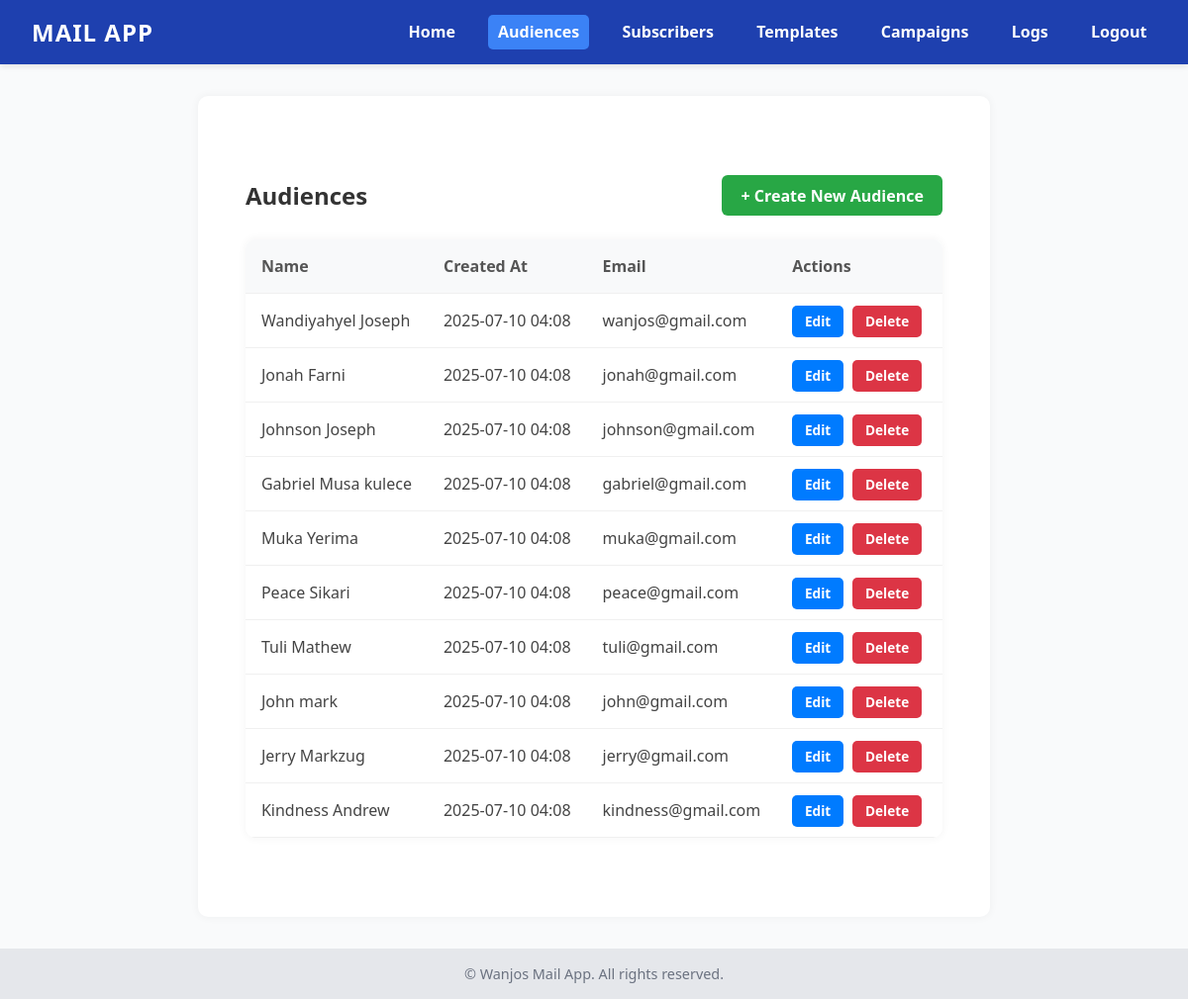
The page /audiences/ (signed in) on the database its author committed.
### sendemail/models.py (models this page shows, shortened)
class Audience(models.Model):
    user = models.ForeignKey(User, on_delete=models.CASCADE, related_name="audiences")
    name = models.CharField(max_length=255)
    email = models.EmailField(null=True)
    description = models.TextField(blank=True)
    created_at = models.DateTimeField(auto_now_add=True)
    tag = models.CharField(max_length=30,default="general_audience",null=True)

### sendemail/views.py (the view)
# urls.py: path('audiences/', views.audience_list, name='audiences'),
@login_required
def audience_list(request):
    audiences = Audience.objects.filter(user=request.user)
    return render(request, "audiences/audience_list.html", {"audiences": audiences})

### templates/audiences/audience_list.html (shortened to what this page needs)
{% extends "base.html" %}
{% block content %}
<div class="audience-container">
  <div class="top-bar">
    <h2>Audiences</h2>
    <a href="{% url 'audience_create' %}" class="btn-success">+ Create New Audience</a>
  </div>
  {% if audiences %}
  <table>
    <thead>
      <tr>
        <th>Name</th>
        <th>Created At</th>
        <th>Email</th>
        <th>Actions</th>
      </tr>
    </thead>
    <tbody>
      {% for audience in audiences %}
      <tr>
        <td data-label="Name">{{ audience.name }}</td>
        <td data-label="Created">{{ audience.created_at|date:"Y-m-d H:i" }}</td>
        <td data-label="Email">{{ audience.email }}</td>
        <td data-label="Actions">
          <a href="{% url 'audience_edit' audience.pk %}" class="btn-sm btn-primary">Edit</a>
          <a href="{% url 'audience_delete' audience.pk %}" class="btn-sm btn-danger">Delete</a>
        </td>
      </tr>
      {% endfor %}
    </tbody>
  </table>
  {% else %}
    <p>No audiences yet. Create one!</p>
  {% endif %}
</div>
{% endblock %}

### templates/base.html (shortened to what this page needs)
<!DOCTYPE html>
<html lang="en">
<head>
</head>
<body>
  <header>
    <div class="nav-wrapper">
      <div class="logo">
        <a href="{% url 'home' %}">MAIL APP</a>
      </div>
      <nav>
        <ul id="nav-menu">
          <li><a href="{% url 'home' %}" class="{% if request.resolver_match.url_name == 'home' %}active{% endif %}">Home</a></li>
          <li><a href="{% url 'audiences' %}" class="{% if request.resolver_match.url_name == 'audiences' %}active{% endif %}">Audiences</a></li>
          <li><a href="{% url 'subscribers' %}" class="{% if request.resolver_match.url_name == 'subscribers' %}active{% endif %}">Subscribers</a></li>
          <li><a href="{% url 'email_templates' %}" class="{% if request.resolver_match.url_name == 'email_templates' %}active{% endif %}">Templates</a></li>
          <li><a href="{% url 'campaigns' %}" class="{% if request.resolver_match.url_name == 'campaigns' %}active{% endif %}">Campaigns</a></li>
          <li><a href="{% url 'email_logs' %}" class="{% if request.resolver_match.url_name == 'email_logs' %}active{% endif %}">Logs</a></li>
          {% if user.is_authenticated %}
            <li><a href="{% url 'logout' %}">Logout</a></li>
          {% else %}
            <li><a href="{% url 'login' %}">Login</a></li>
            <li><a href="{% url 'register' %}">Register</a></li>
          {% endif %}
        </ul>
      </nav>
    </div>
  </header>
  <main>
    {% block content %}
    {% endblock %}
  </main>
  <footer>
    &copy; {{ current_year }} Wanjos Mail App. All rights reserved.
  </footer>
</body>
</html>

### templates/base.html (style rules this page uses)
*, *::before, *::after { box-sizing: border-box; }
body { margin: 0; font-family: 'Segoe UI', Tahoma, Geneva, Verdana, sans-serif; background-color: #f9fafb; color: #1f2937; display: flex; flex-direction: column; min-height: 100vh; }
a { color: #ffffff; text-decoration: none; transition: color 0.3s ease; }
header { background-color: #1e40af; color: white; padding: 1rem 2rem; box-shadow: 0 2px 6px rgba(0, 0, 0, 0.1); position: sticky; top: 0; z-index: 1000; }
.nav-wrapper { display: flex; justify-content: space-between; align-items: center; flex-wrap: wrap; max-width: 1200px; margin: 0 auto; }
.logo { font-size: 1.5rem; font-weight: 700; letter-spacing: 1px; }
nav { display: flex; align-items: center; }
nav ul { list-style: none; display: flex; gap: 1.5rem; margin: 0; padding: 0; }
nav li a { font-weight: 600; padding: 0.4rem 0.6rem; border-radius: 5px; }
nav li a:hover, nav li a.active { background-color: #3b82f6; }
main { flex: 1; max-width: 960px; margin: 2rem auto; background-color: white; padding: 2rem; border-radius: 10px; box-shadow: 0 0 10px rgba(0, 0, 0, 0.05); }
footer { text-align: center; padding: 1rem; background-color: #e5e7eb; color: #6b7280; font-size: 0.9rem; }

### templates/audiences/audience_list.html (style rules this page uses)
.audience-container { max-width: 1000px; margin: 2rem auto; padding: 1rem; font-family: 'Segoe UI', Tahoma, Geneva, Verdana, sans-serif; }
.top-bar { display: flex; justify-content: space-between; align-items: center; margin-bottom: 1.5rem; }
.top-bar h2 { margin: 0; color: #333; }
.btn-success { background-color: #28a745; color: white; border: none; padding: 0.6rem 1.2rem; font-weight: bold; border-radius: 6px; text-decoration: none; }
table { width: 100%; border-collapse: collapse; background-color: white; border-radius: 10px; overflow: hidden; box-shadow: 0 0 10px rgba(0, 0, 0, 0.05); }
th, td { padding: 1rem; text-align: left; border-bottom: 1px solid #f0f0f0; }
th { background-color: #f8f9fa; font-weight: 600; color: #555; }
td { color: #444; }
.btn-sm { padding: 0.4rem 0.8rem; font-size: 0.85rem; border: none; border-radius: 5px; cursor: pointer; margin-right: 5px; text-decoration: none; font-weight: 600; }
.btn-primary { background-color: #007bff; color: white; }
.btn-danger { background-color: #dc3545; color: white; }

### rows shown on the page
Audience: name "Wandiyahyel Joseph", created_at "2025-07-10 04:08", email "wanjos@gmail.com"
Audience: name "Jonah Farni", created_at "2025-07-10 04:08", email "jonah@gmail.com"
Audience: name "Johnson Joseph", created_at "2025-07-10 04:08", email "johnson@gmail.com"
Audience: name "Gabriel Musa kulece", created_at "2025-07-10 04:08", email "gabriel@gmail.com"
Audience: name "Muka Yerima", created_at "2025-07-10 04:08", email "muka@gmail.com"
Audience: name "Peace Sikari", created_at "2025-07-10 04:08", email "peace@gmail.com"
Audience: name "Tuli Mathew", created_at "2025-07-10 04:08", email "tuli@gmail.com"
Audience: name "John mark", created_at "2025-07-10 04:08", email "john@gmail.com"
Audience: name "Jerry Markzug", created_at "2025-07-10 04:08", email "jerry@gmail.com"
Audience: name "Kindness Andrew", created_at "2025-07-10 04:08", email "kindness@gmail.com"
